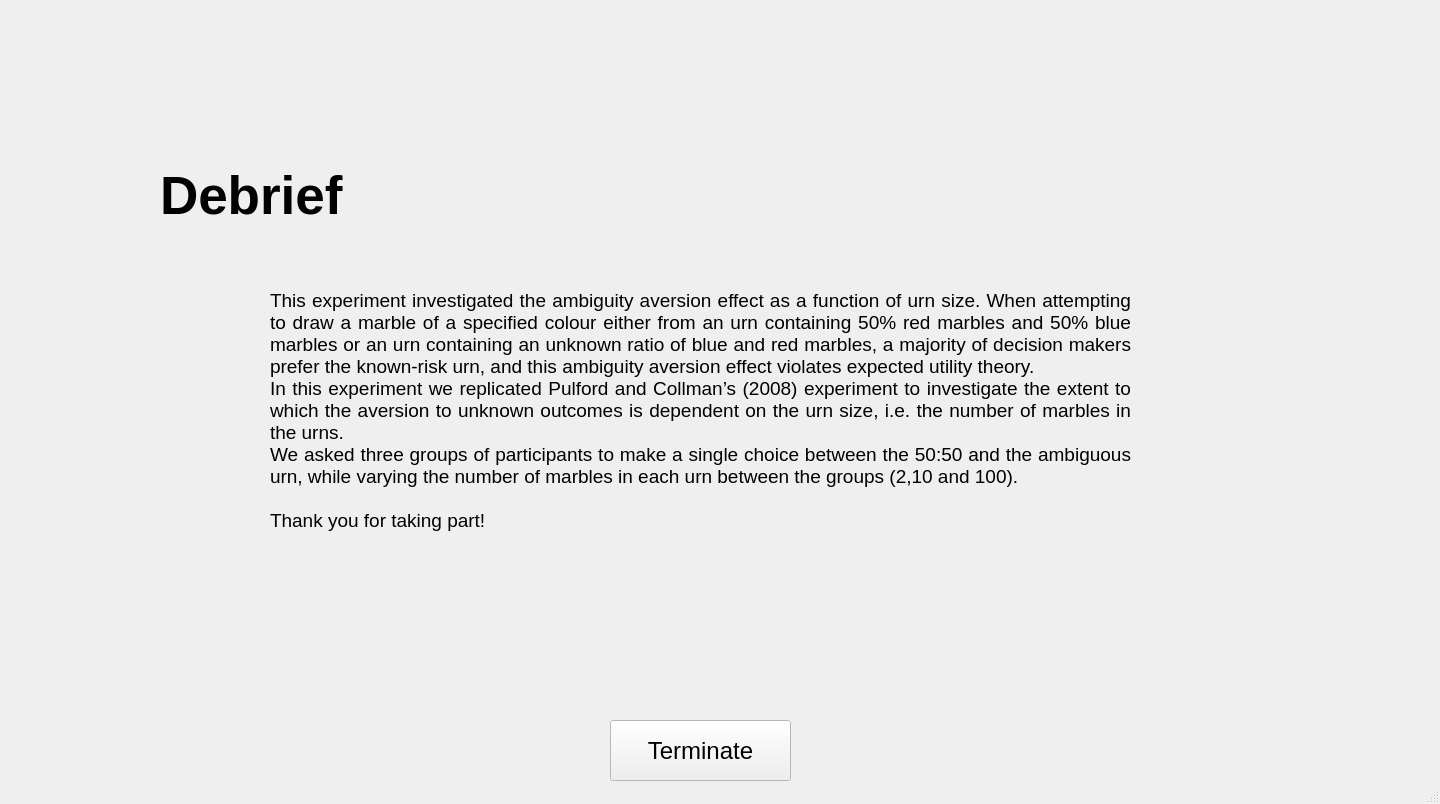
<?xml version="1.0" encoding="UTF-8"?>
<ui version="4.0">
 <class>MainWindow</class>
 <widget class="QMainWindow" name="MainWindow">
  <property name="geometry">
   <rect>
    <x>0</x>
    <y>0</y>
    <width>1440</width>
    <height>804</height>
   </rect>
  </property>
  <property name="windowTitle">
   <string>MainWindow</string>
  </property>
  <widget class="QWidget" name="centralwidget">
   <widget class="QStackedWidget" name="page">
    <property name="geometry">
     <rect>
      <x>140</x>
      <y>130</y>
      <width>1121</width>
      <height>701</height>
     </rect>
    </property>
    <property name="palette">
     <palette>
      <active>
       <colorrole role="Base">
        <brush brushstyle="SolidPattern">
         <color alpha="255">
          <red>255</red>
          <green>255</green>
          <blue>255</blue>
         </color>
        </brush>
       </colorrole>
       <colorrole role="Window">
        <brush brushstyle="SolidPattern">
         <color alpha="255">
          <red>255</red>
          <green>255</green>
          <blue>255</blue>
         </color>
        </brush>
       </colorrole>
      </active>
      <inactive>
       <colorrole role="Base">
        <brush brushstyle="SolidPattern">
         <color alpha="255">
          <red>255</red>
          <green>255</green>
          <blue>255</blue>
         </color>
        </brush>
       </colorrole>
       <colorrole role="Window">
        <brush brushstyle="SolidPattern">
         <color alpha="255">
          <red>255</red>
          <green>255</green>
          <blue>255</blue>
         </color>
        </brush>
       </colorrole>
      </inactive>
      <disabled>
       <colorrole role="Base">
        <brush brushstyle="SolidPattern">
         <color alpha="255">
          <red>255</red>
          <green>255</green>
          <blue>255</blue>
         </color>
        </brush>
       </colorrole>
       <colorrole role="Window">
        <brush brushstyle="SolidPattern">
         <color alpha="255">
          <red>255</red>
          <green>255</green>
          <blue>255</blue>
         </color>
        </brush>
       </colorrole>
      </disabled>
     </palette>
    </property>
    <property name="font">
     <font>
      <pointsize>18</pointsize>
     </font>
    </property>
    <property name="autoFillBackground">
     <bool>false</bool>
    </property>
    <property name="currentIndex">
     <number>5</number>
    </property>
    <widget class="QWidget" name="consent">
     <widget class="QLabel" name="consent_description_lbl">
      <property name="geometry">
       <rect>
        <x>170</x>
        <y>110</y>
        <width>811</width>
        <height>311</height>
       </rect>
      </property>
      <property name="font">
       <font>
        <pointsize>14</pointsize>
       </font>
      </property>
      <property name="text">
       <string>This experiment has been approved by the Ethics Committee.

No harm will come to you from taking part in this experiment. You have the right to stop at any time.

Thank you for agreeing to take part in this experiment! Before we continue, we need your consent to the following:

1. I consent to performing the task online
2. I understand and consent to my responses are being recorded and stored securely in a database
3. I understand and consent to my responses may be used anonymously for secondary research in the future</string>
      </property>
      <property name="alignment">
       <set>Qt::AlignLeading|Qt::AlignLeft|Qt::AlignVCenter</set>
      </property>
      <property name="wordWrap">
       <bool>true</bool>
      </property>
     </widget>
     <widget class="QLabel" name="Consent_lbl">
      <property name="geometry">
       <rect>
        <x>20</x>
        <y>10</y>
        <width>371</width>
        <height>101</height>
       </rect>
      </property>
      <property name="font">
       <font>
        <pointsize>40</pointsize>
        <weight>75</weight>
        <bold>true</bold>
       </font>
      </property>
      <property name="text">
       <string>Consent</string>
      </property>
     </widget>
     <widget class="QCheckBox" name="gives_consent_cb">
      <property name="geometry">
       <rect>
        <x>170</x>
        <y>440</y>
        <width>271</width>
        <height>31</height>
       </rect>
      </property>
      <property name="font">
       <font>
        <pointsize>14</pointsize>
       </font>
      </property>
      <property name="text">
       <string>I consent to items 1-3 above</string>
      </property>
     </widget>
     <widget class="QPushButton" name="submitted_pb">
      <property name="geometry">
       <rect>
        <x>470</x>
        <y>590</y>
        <width>181</width>
        <height>61</height>
       </rect>
      </property>
      <property name="font">
       <font>
        <pointsize>18</pointsize>
        <weight>50</weight>
        <bold>false</bold>
       </font>
      </property>
      <property name="text">
       <string>Submit</string>
      </property>
     </widget>
     <widget class="QLabel" name="error_msg_consent_lbl">
      <property name="geometry">
       <rect>
        <x>480</x>
        <y>430</y>
        <width>331</width>
        <height>51</height>
       </rect>
      </property>
      <property name="palette">
       <palette>
        <active>
         <colorrole role="WindowText">
          <brush brushstyle="SolidPattern">
           <color alpha="255">
            <red>252</red>
            <green>0</green>
            <blue>6</blue>
           </color>
          </brush>
         </colorrole>
        </active>
        <inactive>
         <colorrole role="WindowText">
          <brush brushstyle="SolidPattern">
           <color alpha="255">
            <red>252</red>
            <green>0</green>
            <blue>6</blue>
           </color>
          </brush>
         </colorrole>
        </inactive>
        <disabled>
         <colorrole role="WindowText">
          <brush brushstyle="SolidPattern">
           <color alpha="255">
            <red>127</red>
            <green>127</green>
            <blue>127</blue>
           </color>
          </brush>
         </colorrole>
        </disabled>
       </palette>
      </property>
      <property name="font">
       <font>
        <pointsize>14</pointsize>
        <weight>75</weight>
        <bold>true</bold>
       </font>
      </property>
      <property name="text">
       <string>You must consent to the following to proceed with the experiment!</string>
      </property>
      <property name="wordWrap">
       <bool>true</bool>
      </property>
     </widget>
    </widget>
    <widget class="QWidget" name="demographics">
     <widget class="QLabel" name="demographics_lbl">
      <property name="geometry">
       <rect>
        <x>20</x>
        <y>20</y>
        <width>461</width>
        <height>71</height>
       </rect>
      </property>
      <property name="font">
       <font>
        <pointsize>40</pointsize>
        <weight>75</weight>
        <bold>true</bold>
       </font>
      </property>
      <property name="text">
       <string>Demographics</string>
      </property>
     </widget>
     <widget class="QLabel" name="age_lbl">
      <property name="geometry">
       <rect>
        <x>300</x>
        <y>190</y>
        <width>71</width>
        <height>31</height>
       </rect>
      </property>
      <property name="font">
       <font>
        <pointsize>14</pointsize>
       </font>
      </property>
      <property name="text">
       <string>Age</string>
      </property>
     </widget>
     <widget class="QLabel" name="gender_lbl">
      <property name="geometry">
       <rect>
        <x>300</x>
        <y>260</y>
        <width>81</width>
        <height>16</height>
       </rect>
      </property>
      <property name="font">
       <font>
        <pointsize>14</pointsize>
       </font>
      </property>
      <property name="text">
       <string>Gender</string>
      </property>
     </widget>
     <widget class="QLabel" name="education_lbl">
      <property name="geometry">
       <rect>
        <x>300</x>
        <y>380</y>
        <width>101</width>
        <height>31</height>
       </rect>
      </property>
      <property name="font">
       <font>
        <pointsize>14</pointsize>
       </font>
      </property>
      <property name="text">
       <string>Education</string>
      </property>
     </widget>
     <widget class="QLabel" name="inst_lbl">
      <property name="geometry">
       <rect>
        <x>100</x>
        <y>90</y>
        <width>831</width>
        <height>61</height>
       </rect>
      </property>
      <property name="font">
       <font>
        <pointsize>14</pointsize>
       </font>
      </property>
      <property name="text">
       <string>Please provide the following information.</string>
      </property>
      <property name="scaledContents">
       <bool>false</bool>
      </property>
      <property name="wordWrap">
       <bool>true</bool>
      </property>
     </widget>
     <widget class="QComboBox" name="education_cb">
      <property name="geometry">
       <rect>
        <x>410</x>
        <y>380</y>
        <width>211</width>
        <height>41</height>
       </rect>
      </property>
      <property name="font">
       <font>
        <pointsize>14</pointsize>
       </font>
      </property>
      <property name="whatsThis">
       <string>&lt;html&gt;&lt;head/&gt;&lt;body&gt;&lt;p&gt;Select...&lt;/p&gt;&lt;/body&gt;&lt;/html&gt;</string>
      </property>
      <item>
       <property name="text">
        <string>Select...</string>
       </property>
      </item>
      <item>
       <property name="text">
        <string>No education</string>
       </property>
      </item>
      <item>
       <property name="text">
        <string>Less than high school</string>
       </property>
      </item>
      <item>
       <property name="text">
        <string>High school</string>
       </property>
      </item>
      <item>
       <property name="text">
        <string>College</string>
       </property>
      </item>
      <item>
       <property name="text">
        <string>Bachelors degree</string>
       </property>
      </item>
      <item>
       <property name="text">
        <string>Postgraduate degree</string>
       </property>
      </item>
      <item>
       <property name="text">
        <string>Employed</string>
       </property>
      </item>
     </widget>
     <widget class="QRadioButton" name="female_rb">
      <property name="geometry">
       <rect>
        <x>410</x>
        <y>260</y>
        <width>100</width>
        <height>20</height>
       </rect>
      </property>
      <property name="font">
       <font>
        <pointsize>14</pointsize>
       </font>
      </property>
      <property name="text">
       <string>Female</string>
      </property>
     </widget>
     <widget class="QRadioButton" name="male_rb">
      <property name="geometry">
       <rect>
        <x>410</x>
        <y>290</y>
        <width>100</width>
        <height>20</height>
       </rect>
      </property>
      <property name="font">
       <font>
        <pointsize>14</pointsize>
       </font>
      </property>
      <property name="text">
       <string>Male</string>
      </property>
     </widget>
     <widget class="QRadioButton" name="prefer_not_say_rb">
      <property name="geometry">
       <rect>
        <x>410</x>
        <y>320</y>
        <width>211</width>
        <height>21</height>
       </rect>
      </property>
      <property name="font">
       <font>
        <pointsize>14</pointsize>
       </font>
      </property>
      <property name="text">
       <string>Prefer not to say</string>
      </property>
     </widget>
     <widget class="QLabel" name="error_msg_gender_lbl">
      <property name="geometry">
       <rect>
        <x>620</x>
        <y>250</y>
        <width>421</width>
        <height>91</height>
       </rect>
      </property>
      <property name="palette">
       <palette>
        <active>
         <colorrole role="WindowText">
          <brush brushstyle="SolidPattern">
           <color alpha="255">
            <red>252</red>
            <green>0</green>
            <blue>6</blue>
           </color>
          </brush>
         </colorrole>
        </active>
        <inactive>
         <colorrole role="WindowText">
          <brush brushstyle="SolidPattern">
           <color alpha="255">
            <red>252</red>
            <green>0</green>
            <blue>6</blue>
           </color>
          </brush>
         </colorrole>
        </inactive>
        <disabled>
         <colorrole role="WindowText">
          <brush brushstyle="SolidPattern">
           <color alpha="255">
            <red>127</red>
            <green>127</green>
            <blue>127</blue>
           </color>
          </brush>
         </colorrole>
        </disabled>
       </palette>
      </property>
      <property name="font">
       <font>
        <pointsize>14</pointsize>
        <weight>75</weight>
        <bold>true</bold>
       </font>
      </property>
      <property name="text">
       <string>You must enter your gender, if you wish to not enclose this information, click 'Prefer not to say'</string>
      </property>
      <property name="alignment">
       <set>Qt::AlignJustify|Qt::AlignVCenter</set>
      </property>
      <property name="wordWrap">
       <bool>true</bool>
      </property>
     </widget>
     <widget class="QLabel" name="error_msg_education_lbl">
      <property name="geometry">
       <rect>
        <x>630</x>
        <y>370</y>
        <width>411</width>
        <height>51</height>
       </rect>
      </property>
      <property name="palette">
       <palette>
        <active>
         <colorrole role="WindowText">
          <brush brushstyle="SolidPattern">
           <color alpha="255">
            <red>252</red>
            <green>0</green>
            <blue>6</blue>
           </color>
          </brush>
         </colorrole>
        </active>
        <inactive>
         <colorrole role="WindowText">
          <brush brushstyle="SolidPattern">
           <color alpha="255">
            <red>252</red>
            <green>0</green>
            <blue>6</blue>
           </color>
          </brush>
         </colorrole>
        </inactive>
        <disabled>
         <colorrole role="WindowText">
          <brush brushstyle="SolidPattern">
           <color alpha="255">
            <red>127</red>
            <green>127</green>
            <blue>127</blue>
           </color>
          </brush>
         </colorrole>
        </disabled>
       </palette>
      </property>
      <property name="font">
       <font>
        <pointsize>14</pointsize>
        <weight>75</weight>
        <bold>true</bold>
       </font>
      </property>
      <property name="text">
       <string>You must indicate your current education level</string>
      </property>
      <property name="wordWrap">
       <bool>true</bool>
      </property>
     </widget>
     <widget class="QSpinBox" name="age_sb">
      <property name="geometry">
       <rect>
        <x>410</x>
        <y>200</y>
        <width>71</width>
        <height>31</height>
       </rect>
      </property>
      <property name="font">
       <font>
        <pointsize>14</pointsize>
       </font>
      </property>
     </widget>
     <widget class="QPushButton" name="submit_pb">
      <property name="geometry">
       <rect>
        <x>470</x>
        <y>590</y>
        <width>181</width>
        <height>61</height>
       </rect>
      </property>
      <property name="font">
       <font>
        <pointsize>18</pointsize>
        <weight>50</weight>
        <bold>false</bold>
       </font>
      </property>
      <property name="text">
       <string>Submit</string>
      </property>
     </widget>
     <widget class="QLabel" name="error_msg_age_lbl">
      <property name="geometry">
       <rect>
        <x>620</x>
        <y>180</y>
        <width>431</width>
        <height>51</height>
       </rect>
      </property>
      <property name="palette">
       <palette>
        <active>
         <colorrole role="WindowText">
          <brush brushstyle="SolidPattern">
           <color alpha="255">
            <red>252</red>
            <green>0</green>
            <blue>6</blue>
           </color>
          </brush>
         </colorrole>
        </active>
        <inactive>
         <colorrole role="WindowText">
          <brush brushstyle="SolidPattern">
           <color alpha="255">
            <red>252</red>
            <green>0</green>
            <blue>6</blue>
           </color>
          </brush>
         </colorrole>
        </inactive>
        <disabled>
         <colorrole role="WindowText">
          <brush brushstyle="SolidPattern">
           <color alpha="255">
            <red>127</red>
            <green>127</green>
            <blue>127</blue>
           </color>
          </brush>
         </colorrole>
        </disabled>
       </palette>
      </property>
      <property name="font">
       <font>
        <pointsize>14</pointsize>
        <weight>75</weight>
        <bold>true</bold>
       </font>
      </property>
      <property name="text">
       <string>You must be over 16 years old to participate</string>
      </property>
      <property name="wordWrap">
       <bool>true</bool>
      </property>
     </widget>
    </widget>
    <widget class="QWidget" name="instructions">
     <widget class="QLabel" name="description_lbl">
      <property name="geometry">
       <rect>
        <x>130</x>
        <y>130</y>
        <width>851</width>
        <height>441</height>
       </rect>
      </property>
      <property name="font">
       <font>
        <pointsize>14</pointsize>
        <weight>50</weight>
        <bold>false</bold>
       </font>
      </property>
      <property name="text">
       <string/>
      </property>
      <property name="alignment">
       <set>Qt::AlignJustify|Qt::AlignVCenter</set>
      </property>
      <property name="wordWrap">
       <bool>true</bool>
      </property>
     </widget>
     <widget class="QLabel" name="instruction_lbl">
      <property name="geometry">
       <rect>
        <x>20</x>
        <y>20</y>
        <width>371</width>
        <height>71</height>
       </rect>
      </property>
      <property name="font">
       <font>
        <pointsize>40</pointsize>
        <weight>75</weight>
        <bold>true</bold>
       </font>
      </property>
      <property name="text">
       <string>Instructions</string>
      </property>
     </widget>
     <widget class="QPushButton" name="start_pb">
      <property name="geometry">
       <rect>
        <x>470</x>
        <y>590</y>
        <width>181</width>
        <height>61</height>
       </rect>
      </property>
      <property name="font">
       <font>
        <pointsize>18</pointsize>
        <weight>50</weight>
        <bold>false</bold>
       </font>
      </property>
      <property name="text">
       <string>Start</string>
      </property>
     </widget>
     <widget class="QLabel" name="instruc">
      <property name="geometry">
       <rect>
        <x>130</x>
        <y>90</y>
        <width>561</width>
        <height>20</height>
       </rect>
      </property>
      <property name="font">
       <font>
        <pointsize>14</pointsize>
       </font>
      </property>
      <property name="text">
       <string>To ensure you read all the instructions, you cannot proceed for 10 seconds.</string>
      </property>
     </widget>
     <widget class="QLabel" name="timer_lbl">
      <property name="geometry">
       <rect>
        <x>1000</x>
        <y>30</y>
        <width>60</width>
        <height>16</height>
       </rect>
      </property>
      <property name="font">
       <font>
        <pointsize>14</pointsize>
       </font>
      </property>
      <property name="text">
       <string>10</string>
      </property>
     </widget>
     <widget class="QLabel" name="countdown_lbl">
      <property name="geometry">
       <rect>
        <x>880</x>
        <y>29</y>
        <width>101</width>
        <height>21</height>
       </rect>
      </property>
      <property name="font">
       <font>
        <pointsize>14</pointsize>
       </font>
      </property>
      <property name="text">
       <string>Countdown:</string>
      </property>
     </widget>
    </widget>
    <widget class="QWidget" name="experiment">
     <widget class="QLabel" name="urnA_writing_lbl">
      <property name="geometry">
       <rect>
        <x>409</x>
        <y>389</y>
        <width>81</width>
        <height>31</height>
       </rect>
      </property>
      <property name="font">
       <font>
        <pointsize>18</pointsize>
        <weight>75</weight>
        <italic>false</italic>
        <bold>true</bold>
       </font>
      </property>
      <property name="text">
       <string>Urn A</string>
      </property>
     </widget>
     <widget class="QLabel" name="urnB_writing_lbl">
      <property name="geometry">
       <rect>
        <x>619</x>
        <y>390</y>
        <width>71</width>
        <height>31</height>
       </rect>
      </property>
      <property name="font">
       <font>
        <pointsize>18</pointsize>
        <weight>75</weight>
        <bold>true</bold>
       </font>
      </property>
      <property name="text">
       <string>Urn B</string>
      </property>
     </widget>
     <widget class="QLabel" name="urnA_descrip_lbl">
      <property name="geometry">
       <rect>
        <x>350</x>
        <y>440</y>
        <width>171</width>
        <height>71</height>
       </rect>
      </property>
      <property name="font">
       <font>
        <pointsize>14</pointsize>
       </font>
      </property>
      <property name="text">
       <string/>
      </property>
      <property name="alignment">
       <set>Qt::AlignCenter</set>
      </property>
      <property name="wordWrap">
       <bool>true</bool>
      </property>
     </widget>
     <widget class="QLabel" name="urnB_descrip_lbl">
      <property name="geometry">
       <rect>
        <x>570</x>
        <y>430</y>
        <width>171</width>
        <height>91</height>
       </rect>
      </property>
      <property name="font">
       <font>
        <pointsize>14</pointsize>
       </font>
      </property>
      <property name="text">
       <string/>
      </property>
      <property name="alignment">
       <set>Qt::AlignCenter</set>
      </property>
      <property name="wordWrap">
       <bool>true</bool>
      </property>
     </widget>
     <widget class="QLabel" name="click_descrip_lbl">
      <property name="geometry">
       <rect>
        <x>260</x>
        <y>530</y>
        <width>621</width>
        <height>101</height>
       </rect>
      </property>
      <property name="font">
       <font>
        <pointsize>18</pointsize>
        <weight>75</weight>
        <bold>true</bold>
       </font>
      </property>
      <property name="text">
       <string>Click on the urn you think will most likely give you a blue marble!</string>
      </property>
      <property name="alignment">
       <set>Qt::AlignCenter</set>
      </property>
      <property name="wordWrap">
       <bool>true</bool>
      </property>
     </widget>
     <widget class="QLabel" name="blue_marb_1">
      <property name="geometry">
       <rect>
        <x>430</x>
        <y>30</y>
        <width>21</width>
        <height>21</height>
       </rect>
      </property>
      <property name="maximumSize">
       <size>
        <width>16777180</width>
        <height>16777215</height>
       </size>
      </property>
      <property name="text">
       <string/>
      </property>
      <property name="pixmap">
       <pixmap>blue.png</pixmap>
      </property>
      <property name="scaledContents">
       <bool>true</bool>
      </property>
     </widget>
     <widget class="QLabel" name="blue_marb_2">
      <property name="geometry">
       <rect>
        <x>440</x>
        <y>60</y>
        <width>21</width>
        <height>21</height>
       </rect>
      </property>
      <property name="maximumSize">
       <size>
        <width>16777180</width>
        <height>16777215</height>
       </size>
      </property>
      <property name="text">
       <string/>
      </property>
      <property name="pixmap">
       <pixmap>blue.png</pixmap>
      </property>
      <property name="scaledContents">
       <bool>true</bool>
      </property>
     </widget>
     <widget class="QLabel" name="blue_marb_3">
      <property name="geometry">
       <rect>
        <x>460</x>
        <y>30</y>
        <width>21</width>
        <height>21</height>
       </rect>
      </property>
      <property name="maximumSize">
       <size>
        <width>16777180</width>
        <height>16777215</height>
       </size>
      </property>
      <property name="text">
       <string/>
      </property>
      <property name="pixmap">
       <pixmap>blue.png</pixmap>
      </property>
      <property name="scaledContents">
       <bool>true</bool>
      </property>
     </widget>
     <widget class="QLabel" name="blue_marb_4">
      <property name="geometry">
       <rect>
        <x>650</x>
        <y>0</y>
        <width>21</width>
        <height>21</height>
       </rect>
      </property>
      <property name="maximumSize">
       <size>
        <width>16777180</width>
        <height>16777215</height>
       </size>
      </property>
      <property name="text">
       <string/>
      </property>
      <property name="pixmap">
       <pixmap>blue.png</pixmap>
      </property>
      <property name="scaledContents">
       <bool>true</bool>
      </property>
     </widget>
     <widget class="QLabel" name="blue_marb_5">
      <property name="geometry">
       <rect>
        <x>620</x>
        <y>40</y>
        <width>21</width>
        <height>21</height>
       </rect>
      </property>
      <property name="maximumSize">
       <size>
        <width>16777180</width>
        <height>16777215</height>
       </size>
      </property>
      <property name="text">
       <string/>
      </property>
      <property name="pixmap">
       <pixmap>blue.png</pixmap>
      </property>
      <property name="scaledContents">
       <bool>true</bool>
      </property>
     </widget>
     <widget class="QLabel" name="blue_marb_6">
      <property name="geometry">
       <rect>
        <x>650</x>
        <y>60</y>
        <width>21</width>
        <height>21</height>
       </rect>
      </property>
      <property name="maximumSize">
       <size>
        <width>16777180</width>
        <height>16777215</height>
       </size>
      </property>
      <property name="text">
       <string/>
      </property>
      <property name="pixmap">
       <pixmap>blue.png</pixmap>
      </property>
      <property name="scaledContents">
       <bool>true</bool>
      </property>
     </widget>
     <widget class="QLabel" name="red_marb_4">
      <property name="geometry">
       <rect>
        <x>460</x>
        <y>0</y>
        <width>21</width>
        <height>21</height>
       </rect>
      </property>
      <property name="text">
       <string/>
      </property>
      <property name="pixmap">
       <pixmap>red.png</pixmap>
      </property>
      <property name="scaledContents">
       <bool>true</bool>
      </property>
     </widget>
     <widget class="QLabel" name="red_marb_5">
      <property name="geometry">
       <rect>
        <x>440</x>
        <y>90</y>
        <width>21</width>
        <height>21</height>
       </rect>
      </property>
      <property name="text">
       <string/>
      </property>
      <property name="pixmap">
       <pixmap>red.png</pixmap>
      </property>
      <property name="scaledContents">
       <bool>true</bool>
      </property>
     </widget>
     <widget class="QLabel" name="red_marb_6">
      <property name="geometry">
       <rect>
        <x>430</x>
        <y>0</y>
        <width>21</width>
        <height>21</height>
       </rect>
      </property>
      <property name="text">
       <string/>
      </property>
      <property name="pixmap">
       <pixmap>red.png</pixmap>
      </property>
      <property name="scaledContents">
       <bool>true</bool>
      </property>
     </widget>
     <widget class="QLabel" name="red_marb_1">
      <property name="geometry">
       <rect>
        <x>620</x>
        <y>0</y>
        <width>21</width>
        <height>21</height>
       </rect>
      </property>
      <property name="text">
       <string/>
      </property>
      <property name="pixmap">
       <pixmap>red.png</pixmap>
      </property>
      <property name="scaledContents">
       <bool>true</bool>
      </property>
     </widget>
     <widget class="QLabel" name="red_marb_2">
      <property name="geometry">
       <rect>
        <x>630</x>
        <y>70</y>
        <width>21</width>
        <height>21</height>
       </rect>
      </property>
      <property name="text">
       <string/>
      </property>
      <property name="pixmap">
       <pixmap>red.png</pixmap>
      </property>
      <property name="scaledContents">
       <bool>true</bool>
      </property>
     </widget>
     <widget class="QLabel" name="red_marb_3">
      <property name="geometry">
       <rect>
        <x>650</x>
        <y>30</y>
        <width>21</width>
        <height>21</height>
       </rect>
      </property>
      <property name="text">
       <string/>
      </property>
      <property name="pixmap">
       <pixmap>red.png</pixmap>
      </property>
      <property name="scaledContents">
       <bool>true</bool>
      </property>
     </widget>
    </widget>
    <widget class="QWidget" name="results">
     <widget class="QLabel" name="win_lose_lbl">
      <property name="geometry">
       <rect>
        <x>210</x>
        <y>80</y>
        <width>691</width>
        <height>161</height>
       </rect>
      </property>
      <property name="font">
       <font>
        <pointsize>18</pointsize>
        <weight>75</weight>
        <bold>true</bold>
       </font>
      </property>
      <property name="text">
       <string>TextLabel</string>
      </property>
      <property name="scaledContents">
       <bool>false</bool>
      </property>
      <property name="wordWrap">
       <bool>true</bool>
      </property>
     </widget>
     <widget class="QLineEdit" name="email_le">
      <property name="enabled">
       <bool>true</bool>
      </property>
      <property name="geometry">
       <rect>
        <x>270</x>
        <y>260</y>
        <width>221</width>
        <height>51</height>
       </rect>
      </property>
      <property name="font">
       <font>
        <pointsize>14</pointsize>
       </font>
      </property>
      <property name="text">
       <string/>
      </property>
     </widget>
     <widget class="QLabel" name="email_lbl">
      <property name="geometry">
       <rect>
        <x>210</x>
        <y>280</y>
        <width>60</width>
        <height>16</height>
       </rect>
      </property>
      <property name="font">
       <font>
        <pointsize>14</pointsize>
       </font>
      </property>
      <property name="text">
       <string>Email:</string>
      </property>
     </widget>
     <widget class="QPushButton" name="debrief_pb">
      <property name="geometry">
       <rect>
        <x>470</x>
        <y>590</y>
        <width>181</width>
        <height>61</height>
       </rect>
      </property>
      <property name="font">
       <font>
        <pointsize>18</pointsize>
        <weight>50</weight>
        <bold>false</bold>
       </font>
      </property>
      <property name="text">
       <string>Debrief</string>
      </property>
     </widget>
     <widget class="QLabel" name="save_email_lbl">
      <property name="geometry">
       <rect>
        <x>210</x>
        <y>340</y>
        <width>371</width>
        <height>21</height>
       </rect>
      </property>
      <property name="font">
       <font>
        <pointsize>14</pointsize>
       </font>
      </property>
      <property name="text">
       <string>Press debrief for your email to be saved</string>
      </property>
     </widget>
    </widget>
    <widget class="QWidget" name="debrief">
     <widget class="QLabel" name="debrief_lb">
      <property name="geometry">
       <rect>
        <x>20</x>
        <y>30</y>
        <width>201</width>
        <height>71</height>
       </rect>
      </property>
      <property name="font">
       <font>
        <pointsize>40</pointsize>
        <weight>75</weight>
        <bold>true</bold>
       </font>
      </property>
      <property name="text">
       <string>Debrief</string>
      </property>
     </widget>
     <widget class="QLabel" name="debriefing_lbl">
      <property name="geometry">
       <rect>
        <x>130</x>
        <y>110</y>
        <width>861</width>
        <height>341</height>
       </rect>
      </property>
      <property name="font">
       <font>
        <pointsize>14</pointsize>
       </font>
      </property>
      <property name="text">
       <string>This experiment investigated the ambiguity aversion effect as a function of urn size. When attempting to draw a marble of a specified colour either from an urn containing 50% red marbles and 50% blue marbles or an urn containing an unknown ratio of blue and red marbles, a majority of decision makers prefer the known-risk urn, and this ambiguity aversion effect violates expected utility theory.
In this experiment we replicated Pulford and Collman’s (2008) experiment to investigate the extent to which the aversion to unknown outcomes is dependent on the urn size, i.e. the number of marbles in the urns.
We asked three groups of participants to make a single choice between the 50:50 and the ambiguous urn, while varying the number of marbles in each urn between the groups (2,10 and 100).

Thank you for taking part!</string>
      </property>
      <property name="alignment">
       <set>Qt::AlignJustify|Qt::AlignVCenter</set>
      </property>
      <property name="wordWrap">
       <bool>true</bool>
      </property>
     </widget>
     <widget class="QPushButton" name="terminate_pb">
      <property name="geometry">
       <rect>
        <x>470</x>
        <y>590</y>
        <width>181</width>
        <height>61</height>
       </rect>
      </property>
      <property name="font">
       <font>
        <pointsize>18</pointsize>
        <weight>50</weight>
        <bold>false</bold>
       </font>
      </property>
      <property name="text">
       <string>Terminate</string>
      </property>
     </widget>
    </widget>
   </widget>
   <widget class="QLabel" name="banner_lbl">
    <property name="geometry">
     <rect>
      <x>140</x>
      <y>20</y>
      <width>1121</width>
      <height>111</height>
     </rect>
    </property>
    <property name="text">
     <string/>
    </property>
    <property name="pixmap">
     <pixmap>banner.png</pixmap>
    </property>
    <property name="scaledContents">
     <bool>true</bool>
    </property>
   </widget>
  </widget>
  <widget class="QMenuBar" name="menubar">
   <property name="geometry">
    <rect>
     <x>0</x>
     <y>0</y>
     <width>1440</width>
     <height>22</height>
    </rect>
   </property>
  </widget>
  <widget class="QStatusBar" name="statusbar"/>
 </widget>
 <resources/>
 <connections/>
</ui>
